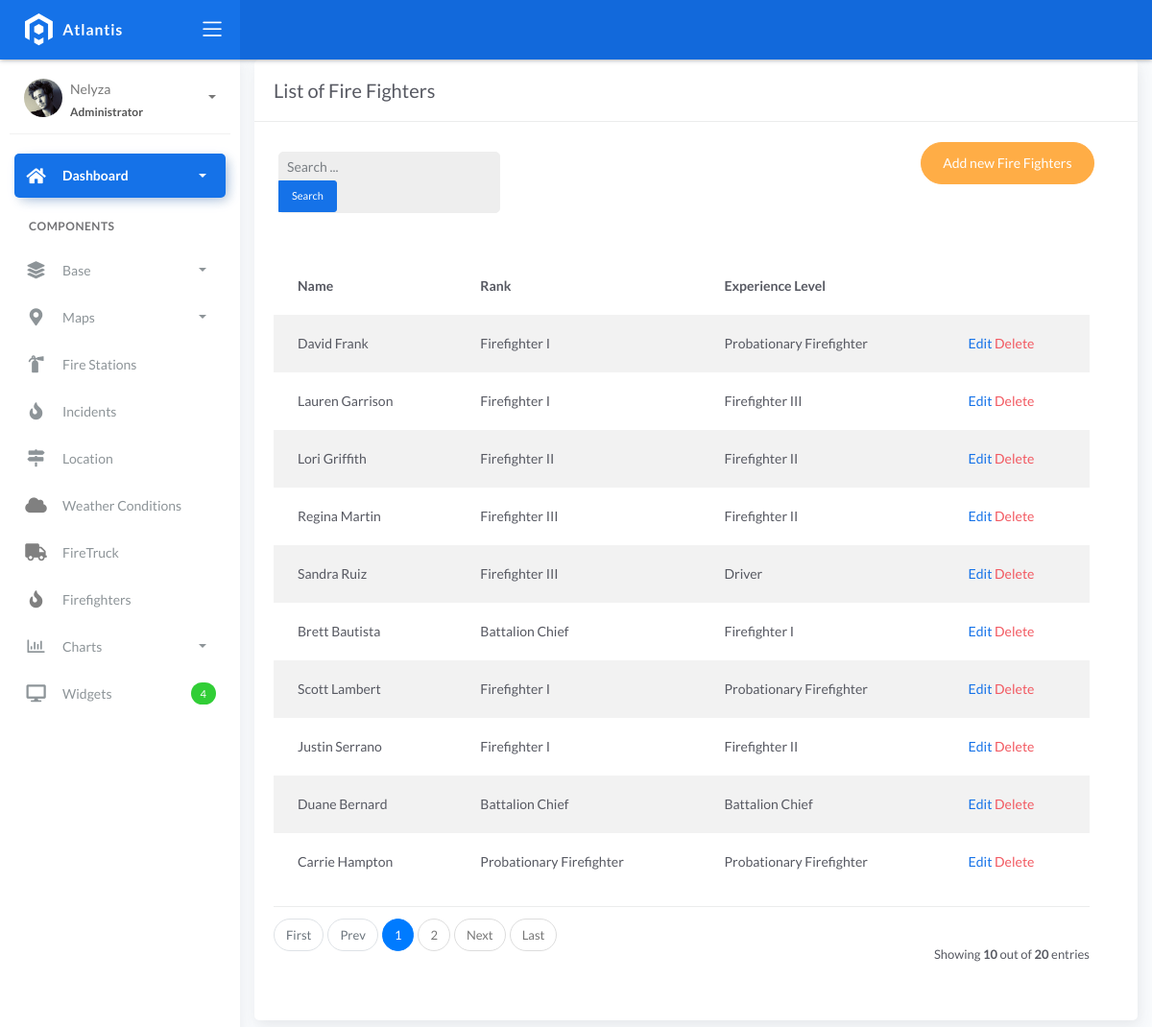
Page /firefighters/ on the earlier database version.
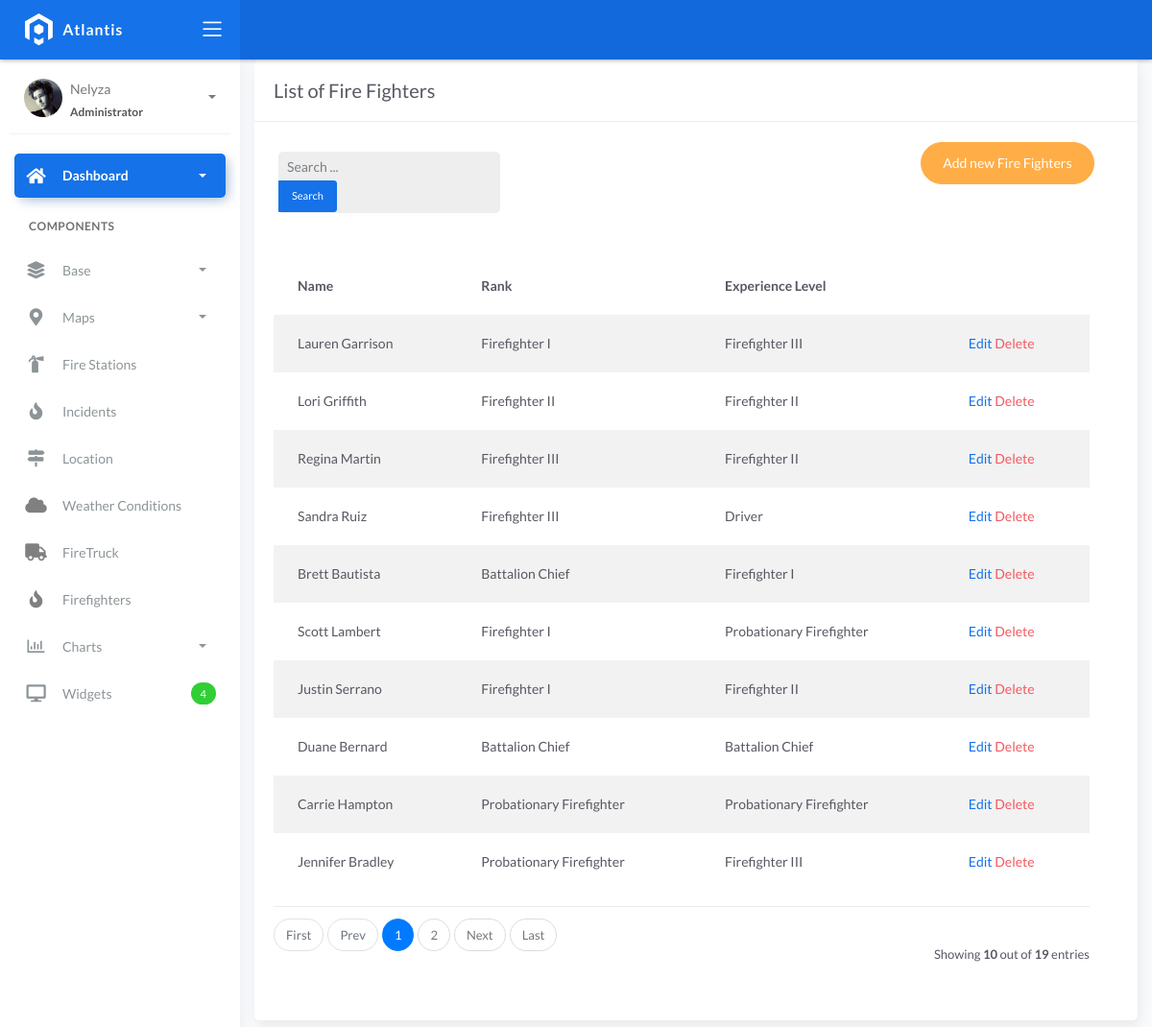
Same page on the later database version.
### fire/models.py (models this page shows)
class BaseModel(models.Model):
    created_at = models.DateTimeField(auto_now_add=True, db_index=True)
    updated_at = models.DateTimeField(auto_now=True)
    class Meta:
        abstract = True

class Firefighters(BaseModel):
    XP_CHOICES = (
        ('Probationary Firefighter', 'Probationary Firefighter'),
        ('Firefighter I', 'Firefighter I'),
        ('Firefighter II', 'Firefighter II'),
        ('Firefighter III', 'Firefighter III'),
        ('Driver', 'Driver'),
        ('Captain', 'Captain'),
        ('Battalion Chief', 'Battalion Chief'),)
    name = models.CharField(max_length=150)
    rank = models.CharField(max_length=150)
    experience_level = models.CharField(max_length=150)
    station = models.CharField(
        max_length=45, null=True, blank=True, choices=XP_CHOICES)

### fire/views.py (the view)
# urls.py: path('firefighters/', FirefightersListView.as_view(), name='firefighters-list'),
class FirefightersListView(ListView):
    model = Firefighters
    context_object_name = 'firefighters'
    template_name = 'firefighter_list.html'
    paginate_by = 10
    def get_queryset(self, *args, **kwargs):
        qs = super().get_queryset(*args, **kwargs)
        query = self.request.GET.get("q")
        if query:
            qs = qs.filter(Q(name__icontains=query))
        return qs

### templates/firefighter_list.html
{% extends 'base.html' %}
{% load static %}
{% block content %}
<div class="content">
  <div class="container-fluid">
     <div class="row">
      <div class="col-md-12">
        <div class="card">
         <div class="card-header">
           <div class="card-title">List of Fire Fighters</div>
        </div>
        <br>
        <div class="col-md-12 row">
          <div class="col-md-4">
            <form class="navbar-left navbar-form nav-search mr-md-3" action="{% url 'firefighters-list' %}">
              <div class="form-group">
                <div class="input-group">
                  <input type="text" id="search" placeholder="Search ..." class="form-control form-control-sm" name="q" />
                  <div class="input-group-append">
                    <button class="btn btn-sm btn-primary" type="submit">Search</button>
                  </div>
                </div>
              </div>
            </form>
          </div>
        <div class="col-md-2">
         </div>
            <div class="col-md-6">
              <div class="pull-right"> <a href="{% url 'firefighters-add' %}" class="btn btn-warning btn-rounded">Add new Fire Fighters</a>
        </div>
        </div>
        <div class="card-body">
        <table class="table table-striped mt-3">
        <thead>
            <tr>
              <th scope="col">Name</th>
              <th scope="col">Rank</th>
              <th scope="col">Experience Level</th>
            </tr>
            </thead>
            <tbody>
              {% for object in object_list %}
              <tr>
                <td>{{ object.name }}</td>
                <td>{{ object.rank }}</td>
                <td>{{ object.experience_level }}</td>
                <td>
                    <a href="{% url 'firefighters-update' object.id %}">Edit</a>
                    <a href="{% url 'firefighters-delete' object.id %}" class="text-danger">Delete</a>
                </td>
              </tr>
              {% empty %}
              <tr>
                <td colspan="4" style="text-align: center">
                <p class="text-sm font-weight-bold mb-0">No Records Found.</p>
                </td>
            </tr>
              {% endfor %}
              </tbody>
            </table>
            {% include 'includes/pagination.html' %}
           </div>
          </div>
        </div>
      </div>
    </div>
</div>
{% endblock %}

Differences in the rows shown:
removed Firefighters: name "David Frank", rank "Firefighter I", experience_level "Probationary Firefighter"
now on this page (row unchanged): Firefighters: name "Jennifer Bradley", rank "Probationary Firefighter", experience_level "Firefighter III"
Other differences:
{{ paginator.count }}: "20" → "19"
